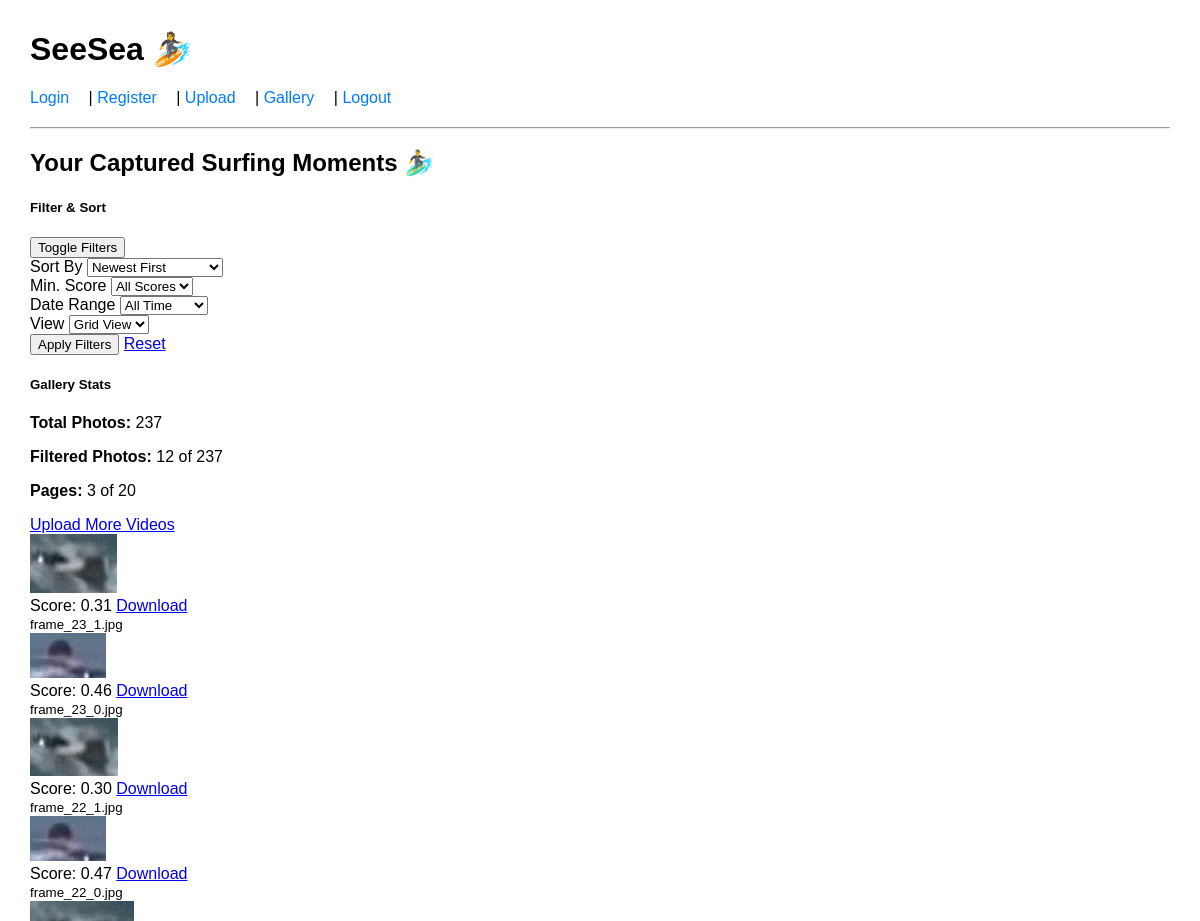
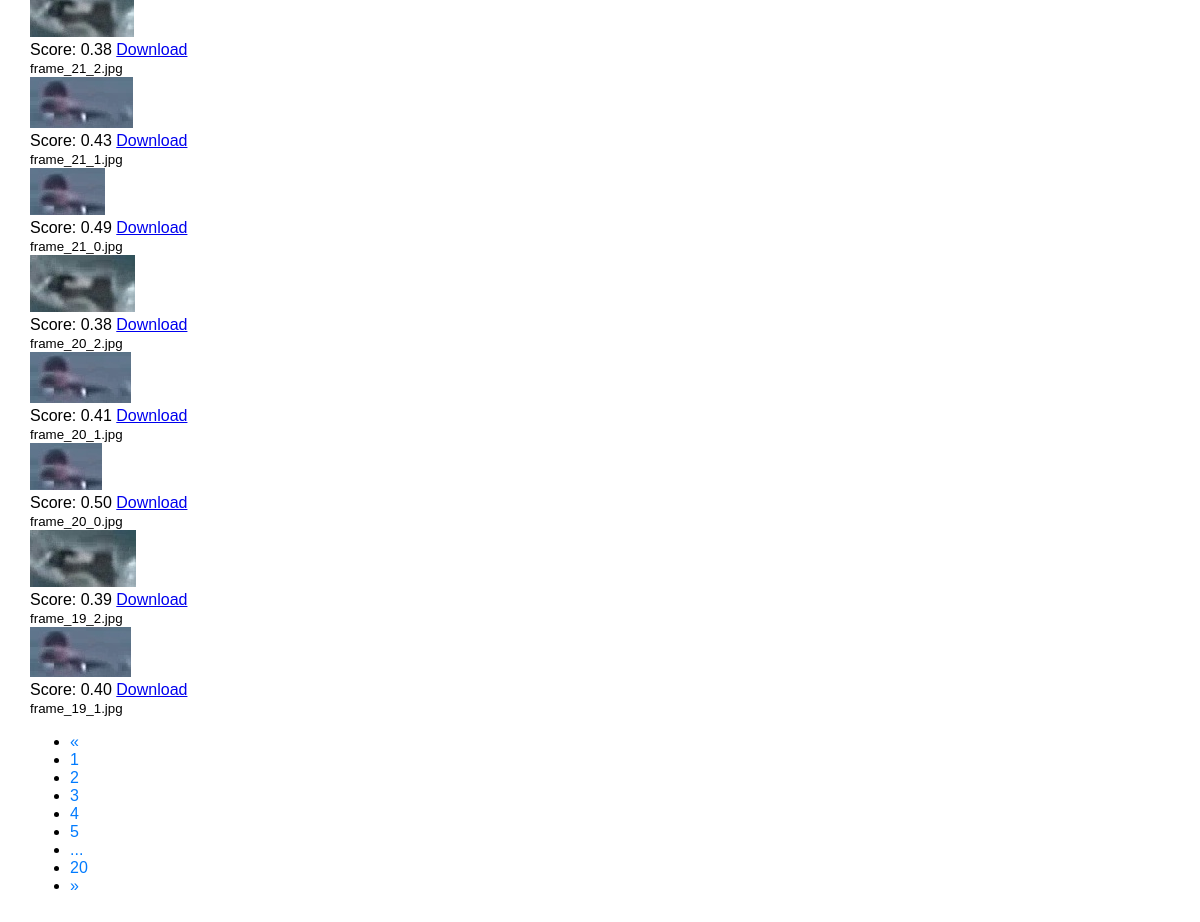
Screenshot of /upload/gallery?page=3&sort=date_desc&min_score=0.0&view=grid (signed in) with the database file from the repository (2 pictures, top to bottom).
### app/models.py (models this page shows)
class SurferFrame(Base):
    __tablename__ = "surfer_frames"
    id = Column(Integer, primary_key=True)
    user_id = Column(Integer, nullable=False)
    frame_path = Column(String, nullable=False)
    x1 = Column(Float)
    y1 = Column(Float)
    x2 = Column(Float)
    y2 = Column(Float)
    score = Column(Float)

### app/upload/routes.py (the view, shortened to what this page needs)
@upload_bp.route("/gallery")
@login_required
def gallery():
    sort_option = request.args.get('sort', 'date_desc')
    min_score = float(request.args.get('min_score', 0))
    view_option = request.args.get('view', 'grid')
    date_range = request.args.get('date_range', 'all')
    page = request.args.get('page', 1, type=int)
    per_page = request.args.get('per_page', 12, type=int)  # Number of photos per page
    session = SessionLocal()
    try:
        query = session.query(SurferFrame).filter_by(user_id=current_user.id).filter(SurferFrame.score >= min_score)
        if sort_option == 'date_asc':
            query = query.order_by(SurferFrame.id.asc())
        elif sort_option == 'date_desc':
            query = query.order_by(SurferFrame.id.desc())
        elif sort_option == 'score_asc':
            query = query.order_by(SurferFrame.score.asc())
        elif sort_option == 'score_desc':
            query = query.order_by(SurferFrame.score.desc())
        total_count = query.count()
        total_pages = (total_count + per_page - 1) // per_page  # Ceiling division
        offset = (page - 1) * per_page
        frames = query.limit(per_page).offset(offset).all()
        for frame in frames:
            if frame.frame_path.startswith("app/static/"):
                frame.frame_path = frame.frame_path[len("app/static/"):]
        pagination = {
            'page': page,
            'per_page': per_page,
            'total_count': total_count,
            'total_pages': total_pages,
            'has_prev': page > 1,
            'has_next': page < total_pages,
            'prev_page': page - 1 if page > 1 else None,
            'next_page': page + 1 if page < total_pages else None,
        }
        return render_template(
            "gallery.html",
            frames=frames,
            pagination=pagination,
            sort_option=sort_option,
            min_score=min_score,
            view_option=view_option,
            date_range=date_range
        )
    except Exception as e:
        flash(f"Error loading gallery: {str(e)}", "error")
        return redirect(url_for("upload.profile"))
    finally:
        session.close()

### app/__init__.py (called while the page is built)
def create_app():
    app = Flask(__name__)
    app.config.from_object(Config)
    login_manager = LoginManager()
    login_manager.login_view = "auth.login"
    login_manager.init_app(app)
    @login_manager.user_loader
    def load_user(user_id):
        session = SessionLocal()
        return session.query(User).get(int(user_id))
    from app.auth import auth_bp
    from app.upload import upload_bp
    app.register_blueprint(auth_bp)
    app.register_blueprint(upload_bp)
    return app

### app/templates/gallery.html (shortened to what this page needs)
{% extends "base.html" %}
{% block content %}
<div class="container">
  <div class="row mb-4">
    <div class="col">
      <h2 class="mt-4 mb-3">Your Captured Surfing Moments 🏄‍♂️</h2>
    </div>
  </div>
  <div class="row mb-4">
    <div class="col-md-8">
      <div class="card">
        <div class="card-header bg-light d-flex justify-content-between align-items-center">
          <h5 class="mb-0">Filter & Sort</h5>
          <button class="btn btn-sm btn-outline-secondary" type="button" data-bs-toggle="collapse" data-bs-target="#filterCollapse" aria-expanded="true" aria-controls="filterCollapse">
             Toggle Filters
          </button>
        </div>
        <div class="collapse show" id="filterCollapse">
          <div class="card-body">
            <form method="GET" class="row g-3">
              <div class="col-md-6 col-lg-3">
                <label class="form-label">Sort By</label>
                <select name="sort" class="form-select">
                  <option value="date_desc" {% if sort_option == 'date_desc' %}selected{% endif %}>Newest First</option>
                </select>
              </div>
              <div class="col-md-6 col-lg-3">
                <label class="form-label">Min. Score</label>
                <select name="min_score" class="form-select">
                  <option value="0" {% if min_score == 0 %}selected{% endif %}>All Scores</option>
                </select>
              </div>
              <div class="col-md-6 col-lg-3">
                <label class="form-label">Date Range</label>
                <select name="date_range" class="form-select">
                  <option value="all" {% if date_range == 'all' %}selected{% endif %}>All Time</option>
                </select>
              </div>
              <div class="col-md-6 col-lg-3">
                <label class="form-label">View</label>
                <select name="view" class="form-select">
                  <option value="grid" {% if view_option == 'grid' %}selected{% endif %}>Grid View</option>
                </select>
              </div>
              <div class="col-12 text-center mt-3">
                <button type="submit" class="btn btn-primary">Apply Filters</button>
                <a href="{{ url_for('upload.gallery') }}" class="btn btn-outline-secondary ms-2">Reset</a>
              </div>
            </form>
          </div>
        </div>
      </div>
    </div>
    <div class="col-md-4">
      <div class="card h-100">
        <div class="card-header bg-info text-white">
          <h5 class="mb-0">Gallery Stats</h5>
        </div>
        <div class="card-body">
          <p><strong>Total Photos:</strong> {{ pagination.total_count }}</p>
          <p><strong>Filtered Photos:</strong> {{ frames|length }} of {{ pagination.total_count }}</p>
          <p><strong>Pages:</strong> {{ pagination.page }} of {{ pagination.total_pages }}</p>
          <a href="{{ url_for('upload.video_upload') }}" class="btn btn-primary">Upload More Videos</a>
        </div>
      </div>
    </div>
  </div>
  {% if frames %}
    <div class="row row-cols-1 row-cols-md-2 row-cols-lg-3 row-cols-xl-4 g-4">
      {% for frame in frames %}
        <div class="col">
          <div class="card h-100">
            <a href="{{ url_for('static', filename=frame.frame_path.replace('\\', '/')) }}" target="_blank">
              <img src="{{ url_for('static', filename=frame.frame_path.replace('\\', '/')) }}"
                 class="card-img-top"
                 alt="Surf Frame {{ loop.index }}">
            </a>
            <div class="card-body">
              <div class="d-flex justify-content-between align-items-center">
                <span class="badge bg-primary">Score: {{ '%.2f' % frame.score }}</span>
                <a href="{{ url_for('static', filename=frame.frame_path.replace('\\', '/')) }}"
                   class="btn btn-sm btn-outline-secondary"
                   download>
                  Download
                </a>
              </div>
              <small class="text-muted">{{ frame.frame_path.split('/')[-1] }}</small>
            </div>
          </div>
        </div>
      {% endfor %}
    </div>
    {% if pagination.total_pages > 1 %}
    <div class="row mt-4">
      <div class="col-12">
        <nav aria-label="Gallery pagination">
          <ul class="pagination justify-content-center">
            <li class="page-item {% if not pagination.has_prev %}disabled{% endif %}">
              <a class="page-link" href="{{ url_for('upload.gallery', page=pagination.prev_page, sort=sort_option, min_score=min_score, view=view_option) if pagination.has_prev else '#' }}" aria-label="Previous">
                <span aria-hidden="true">&laquo;</span>
              </a>
            </li>
            {% for page_num in range(1, pagination.total_pages + 1) %}
              {% if page_num == 1 or page_num == pagination.total_pages or (page_num >= pagination.page - 2 and page_num <= pagination.page + 2) %}
                <li class="page-item {% if page_num == pagination.page %}active{% endif %}">
                  <a class="page-link" href="{{ url_for('upload.gallery', page=page_num, sort=sort_option, min_score=min_score, view=view_option) }}">
                    {{ page_num }}
                  </a>
                </li>
              {% elif page_num == pagination.page - 3 or page_num == pagination.page + 3 %}
                <li class="page-item disabled">
                  <a class="page-link" href="#">...</a>
                </li>
              {% endif %}
            {% endfor %}
            <li class="page-item {% if not pagination.has_next %}disabled{% endif %}">
              <a class="page-link" href="{{ url_for('upload.gallery', page=pagination.next_page, sort=sort_option, min_score=min_score, view=view_option) if pagination.has_next else '#' }}" aria-label="Next">
                <span aria-hidden="true">&raquo;</span>
              </a>
            </li>
          </ul>
        </nav>
      </div>
    </div>
    {% endif %}
  {% endif %}
</div>
{% endblock %}

### app/templates/base.html (style rules this page uses)
body { font-family: Arial, sans-serif; margin: 30px; }
nav { margin-bottom: 20px; }
nav a { text-decoration: none; color: #007BFF; margin-right: 15px; }

### rows the page displays
SurferFrame: frame_path (picture), score "0.31", frame_path "frame_23_1.jpg"
SurferFrame: frame_path (picture), score "0.46", frame_path "frame_23_0.jpg"
SurferFrame: frame_path (picture), score "0.30", frame_path "frame_22_1.jpg"
SurferFrame: frame_path (picture), score "0.47", frame_path "frame_22_0.jpg"
SurferFrame: frame_path (picture), score "0.38", frame_path "frame_21_2.jpg"
SurferFrame: frame_path (picture), score "0.43", frame_path "frame_21_1.jpg"
SurferFrame: frame_path (picture), score "0.49", frame_path "frame_21_0.jpg"
SurferFrame: frame_path (picture), score "0.38", frame_path "frame_20_2.jpg"
SurferFrame: frame_path (picture), score "0.41", frame_path "frame_20_1.jpg"
SurferFrame: frame_path (picture), score "0.50", frame_path "frame_20_0.jpg"
SurferFrame: frame_path (picture), score "0.39", frame_path "frame_19_2.jpg"
SurferFrame: frame_path (picture), score "0.40", frame_path "frame_19_1.jpg"

### other values shown
{{ pagination.total_count }} "237"
{{ frames|length }} "12"
{{ pagination.page }} "3"
{{ pagination.total_pages }} "20"
{{ page_num }} "1" "2" "3" "4" "5" "20"
